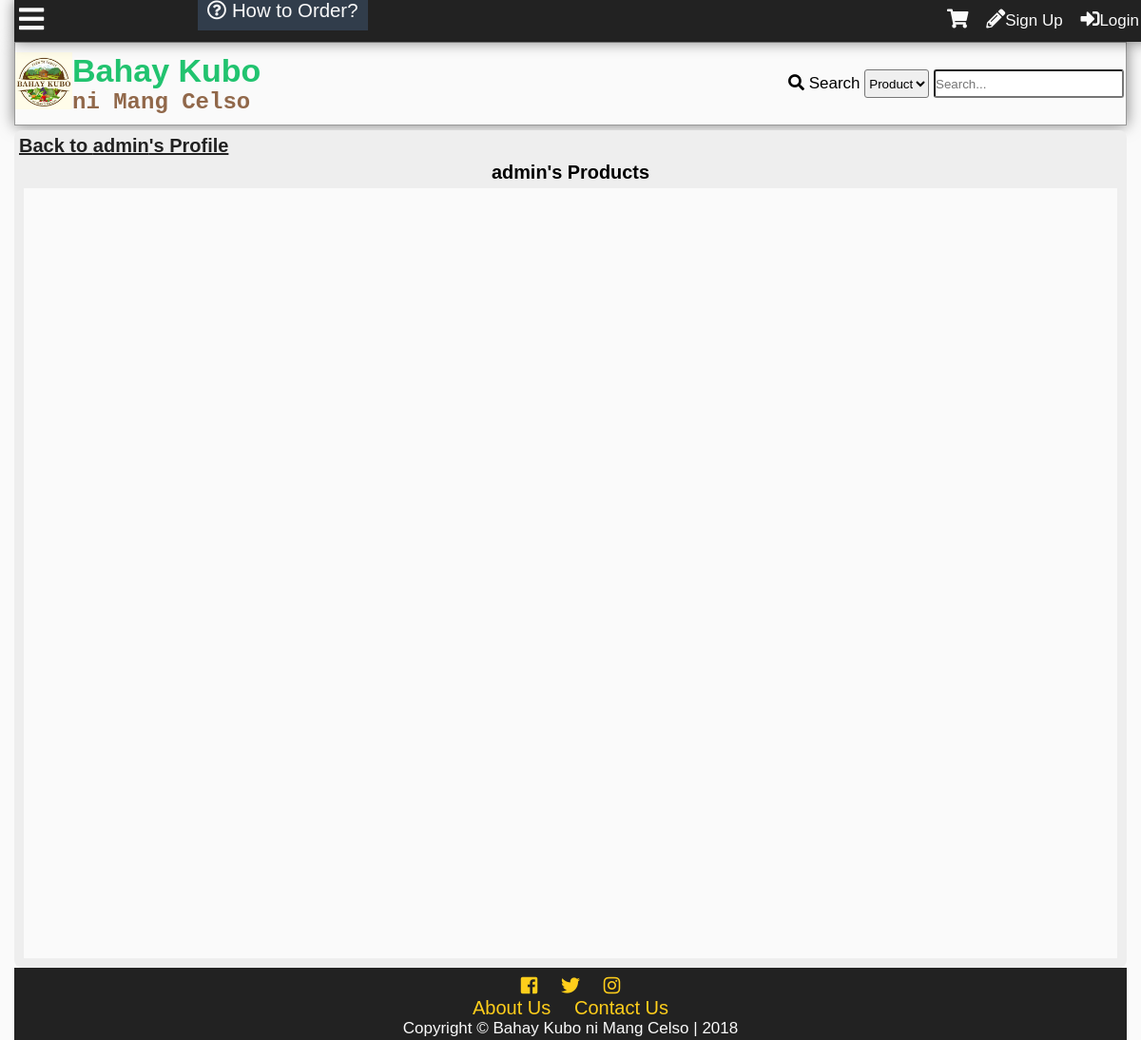
/myproducts.php?id=1, run on an earlier commit of the app's database.
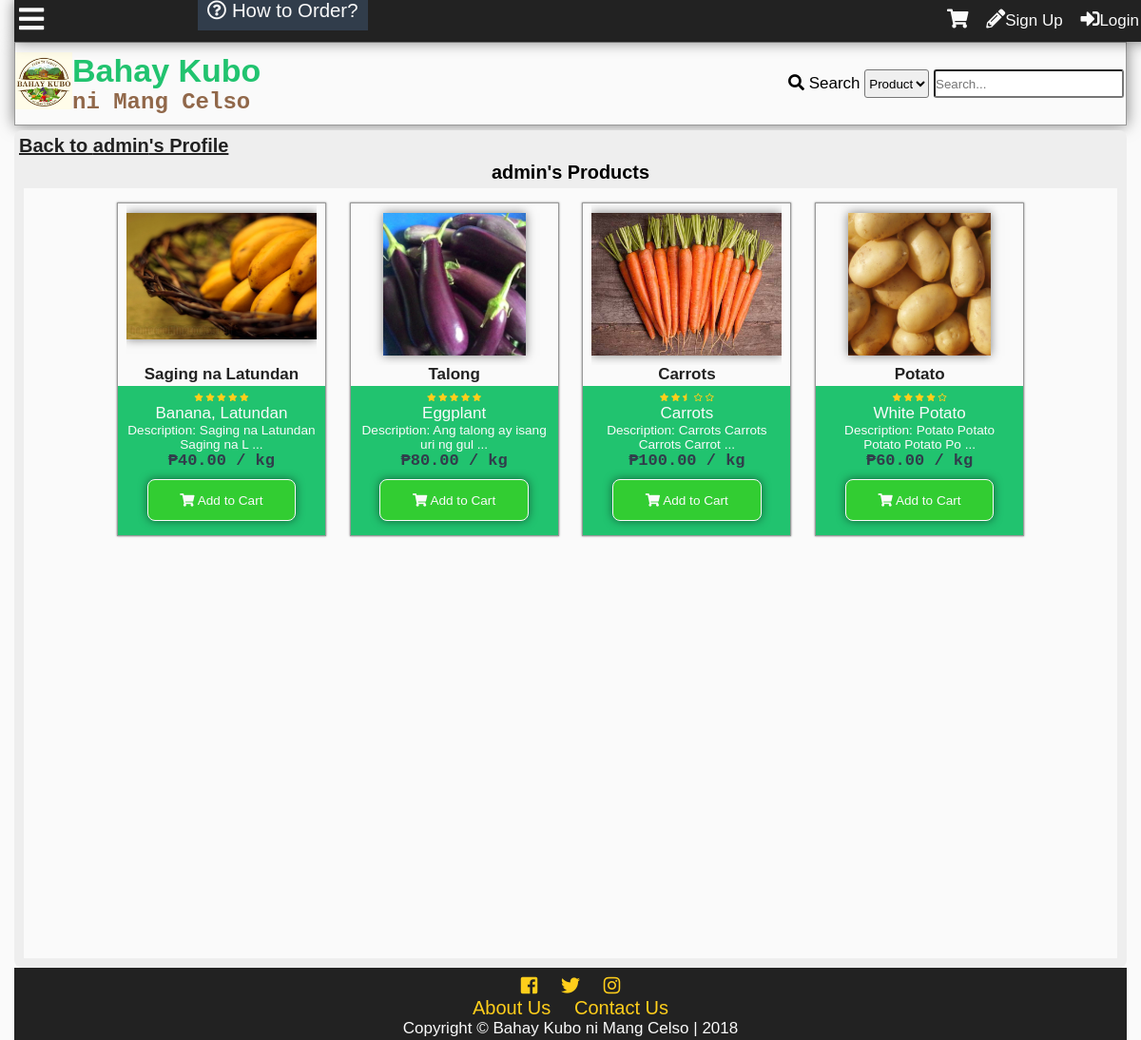
And on a later commit of the database.
### tables this page shows
CREATE TABLE `tbluser` (
  `userid` int(11) NOT NULL,
  `username` varchar(100) NOT NULL,
  `password` varchar(100) NOT NULL,
  `firstname` varchar(100) NOT NULL,
  `middlename` varchar(100) NOT NULL,
  `lastname` varchar(100) NOT NULL,
  `birthday` varchar(20) NOT NULL,
  `datecreated` timestamp NOT NULL DEFAULT '0000-00-00 00:00:00',
  `email` varchar(100) NOT NULL,
  `website` varchar(255) NOT NULL,
  `location` varchar(255) NOT NULL,
  `usertypeid` int(11) NOT NULL,
  `access` int(11) NOT NULL,
  `imgpath` varchar(200) NOT NULL,
  `bio` text NOT NULL,
  `is_show_email` tinyint(1) NOT NULL,
  `gender` int(11) NOT NULL,
  `lastupdate` timestamp NOT NULL DEFAULT '0000-00-00 00:00:00',
  `lastonline` timestamp NOT NULL DEFAULT '0000-00-00 00:00:00',
  `profileviews` int(11) NOT NULL
);

CREATE TABLE `tblproduct` (
  `productid` int(11) NOT NULL,
  `categoryid` int(11) NOT NULL,
  `productname` varchar(100) NOT NULL,
  `description` mediumtext NOT NULL,
  `farmid` int(11) NOT NULL,
  `userid` int(11) NOT NULL,
  `dateposted` datetime DEFAULT NULL,
  `price` decimal(10,2) NOT NULL,
  `img` varchar(200) NOT NULL,
  `view` int(11) NOT NULL,
  `rating` decimal(10,2) NOT NULL,
  `is_approved` tinyint(1) NOT NULL,
  `is_available` int(11) NOT NULL
);

CREATE TABLE `tblcategory` (
  `categoryid` int(11) NOT NULL,
  `category` varchar(100) NOT NULL,
  `status` int(11) NOT NULL,
  `low` decimal(10,2) NOT NULL,
  `high` decimal(10,2) NOT NULL,
  `prevailing` decimal(10,2) NOT NULL
);

### myproducts.php (the view, shortened to what this page needs)
<?php
	include'functions.php';
	require_once'connection.php';
	if(!isset($_GET['id'])){
		die('This page doesn\'t exist.');
	}else{
		$getid=$_GET['id'];
		$sql = "SELECT username FROM tbluser WHERE userid='$getid' AND usertypeid IN(3,4)";
		$result = $conn->query($sql);
		$fetch = $result->fetch_object();
		if(!$fetch){
			die('This page doesn\'t exist.');
		}else{
			$username = $fetch->username;
		}
	}
	if(isset($_SESSION['id'])){
		$tuserid = $_SESSION['id'];
	}else{
		$tuserid = 'none';
	}
?>
<!DOCTYPE html>
<html lang="en">
<head>
  	<link rel="stylesheet" href="css/style.css">
  	<link rel="stylesheet" href="css/fontawesome-all.css">
</head>
<body onscroll="scrollOpacity()">
	<div class="main-container">
	<?php
		addheader();
	?>
	<div class="other-content">
		<h1><a class="btp" href="profile.php?id=<?php echo $_GET['id'] ?>">Back to <?php echo $username ?>'s Profile</a></h1>
		<h3><?php echo $username;?>'s Products</h3>
		<div class="my-products">
<?php
$sql = "SELECT productid,category, productname, description, farmname, t1.userid,username, dateposted, price, img, rating, is_approved FROM tblproduct as t1
LEFT JOIN tblcategory as t2
	ON t1.categoryid = t2.categoryid
LEFT JOIN tbluser as t3
	ON t1.userid = t3.userid
LEFT JOIN tblfarm as t4
	ON t1.farmid = t4.farmid
WHERE t1.userid = '$getid'
ORDER BY dateposted DESC";
$result = $conn->query($sql);
while($row = $result->fetch_object()){
	$id = $row->productid;
	$category = $row->category;
	$product = $row->productname;
	$desc = $row->description;
	$userid = $row->userid;
	$price = $row->price;
	$img = $row->img;
	$rating = $row->rating;
	$approved = $row->is_approved;
	if($approved == 0 AND $userid!=$tuserid){
	}else{
	echo'
	<div class="product">
	<a href="product.php?id='.$id.'">
	<div class="product-img-wrap">
		<img src="'.$img.'" alt="Product Image">
	</div>
	<p class="product-title">'.$product.'</p>
	</a>
	<div class="product-content">
	<a href="product.php?id='.$id.'">
	<p>';
	starsystem($rating);
	echo'
	</p>
	<p class="product-category">'.$category.'</p>
	<p class="product-desc">Description: '.substr($desc,0,30).' ...</p>
	</a>
	<p class="product-price">₱'.number_format($price,2).' / kg</p>
	<div class="add-to-cart" value="'.$id.'" onclick="addThistoCart(this)"><i class="fas fa-shopping-cart"></i> Add to Cart</div>
	</div>
	</div>';
	}
}
?>
		</div>
	</div>
		<?php
			addfooter();
		?>
	</div>
</body>
</html>

### functions.php (shortened to what this page needs)
<?php
function addheader(){
	echo'<header id="main-header">
			<div class="grid-header">
				<div class="box1">
					<a href="index.php">
						<div class="logo">
							<img src="img/logo.jpg">
						</div>
						<div id="header-text">
						<h1 id="first-text">Bahay Kubo</h1><br>
							<h2 id="second-text"> ni Mang Celso</h2>
						</div>
					</a>
				</div>
				<div class="box2">';
						search_function();
				echo'</div>
				<div class="modal2">
				</div>
				<div id="search-dropdown">
				</div>
			</div>
		</header>
		<div class="subheader">
			<div class="subgrid">
				<div class="svg">
					<p class="open-slide" onclick="openSlideMenu()">
						<i class="fas fa-bars"></i>
					</p>
				</div>
				<div class="nav">
					<a id="How-to" href="about.php#how-to-order"><i class="far fa-question-circle"></i> How to Order?</a>
				</div>
				<div class="profile-grid">';
						session_button();
				echo'</div>
			</div>
		</div>
	';
}
function addfooter(){
	echo'<footer id="main-footer">
			<div class="container">
				<a target="_blank" title="Like us on Facebook" href="https://www.facebook.com/BahayKuboniMangCelso/?ref=page_internal"><i class="fab fa-facebook-square"></i></a>
				<a target="_blank" title="Follow us on Twitter" href="https://twitter.com/"><i class="fab fa-twitter"></i></a>
				<a target="_blank" title="Follow us on Instagram" href="https://www.instagram.com/?hl=ens"><i class="fab fa-instagram"></i></a>
				<p><a href="about.php">About Us</a>
				<a href="contact.php">Contact Us</a>
				</p>
				<p>Copyright &copy; <span id="company">Bahay Kubo ni Mang Celso</span> | 2018</p>
			</div>
		</footer>';
}
function session_button(){
	$conn = mysqli_connect ("localhost", "root", "", "itsproject");
	echo '<div id="top-total" onmouseover="showCartPanel()">';
	echo'</div>
	<div id="cart-panel" onmouseleave="hideCartPanel()">
		<h1 onclick="hideCartPanel()" class="close-heading">Shopping Cart <i style="float:right; padding-right:10px" class="fas fa-times"></i></h1>
		<div id="shopping-cart-content"></div>
	</div>
	<i class="fas fa-shopping-cart button" onmouseover="showCartPanel()"></i>';
	if(isset($_SESSION['id'])){
	$id=$_SESSION['id'];
		$sql="SELECT imgpath FROM tbluser WHERE userid=".$id."";
		$result=$conn->query($sql);
		$row=$result->fetch_object();
		$tn_image=$row->imgpath;
		if($tn_image==''){
			$tn_image='img/default.png';
		}
$sql="SELECT pmid FROM tblpm WHERE receiverid='$id' AND checked=0 GROUP BY senderid";
$result=$conn->query($sql);
$count=$result->num_rows;
		echo'<a class="button" title="Check your messages" href="inbox.php?id='.$_SESSION["id"].'"><i class="far fa-envelope"></i><span id="pmnum">'.$count.'</span></a>';
$sql="SELECT notifid FROM tblnotif
	WHERE receiverid='$id' and checked=0
	";
$result=$conn->query($sql);
$count=$result->num_rows;
		echo'<a class="button" id="notifbtn" title="Check your notifications" onclick="toggleNotif()""><i class="far fa-bell"></i><span id="notifnum">'.$count.'</span></a>
		<a class="button" href=profile.php?id='.$_SESSION['id'].'>
		'.$_SESSION["name"].'\'s Profile<div class="top-tn"><img src="'.$tn_image.'""></div></a>';
		echo'<div id="notifdrop">
		Notifications
		<ul>';
$sql="SELECT notifid,tblnotif.userid,username,imgpath,receiverid,notifdate,notiftype,checked,details,details2 FROM tblnotif
	LEFT JOIN tbluser
		ON tblnotif.userid=tbluser.userid
	WHERE receiverid='$id'
	ORDER BY notifid DESC
	LIMIT 10";
$result=$conn->query($sql);
$count=$result->num_rows;
if($count==0){
	echo'<li>No notifications yet...</li>';
}else{
while($rows=$result->fetch_object())
{
$nid=$rows->notifid;
$uid=$rows->userid;
$uname=$rows->username;
$rid=$rows->receiverid;
$date=time_elapsed_string($rows->notifdate);
$type=$rows->notiftype;
$imgpath=$rows->imgpath;
$uname=$rows->username;
$details=$rows->details;
$details2=$rows->details2;
if(!$imgpath){
	$imgpath='img/default.png';
}
if($type==1){
	echo'<li><div class="comment-tn">
				<img src="'.$imgpath.'">
			</div> <a class="n1" href="profile.php?id='.$uid.'">'.$uname.'</a> <a class="n2" href="profile.php?id='.$_SESSION['id'].'#comment'.$details.'"> has commented on your profile '.$date.'</a></li>';
} else if($type==2){
	if ($details2==1){
	echo'<li><div class="comment-tn">
				<img src="'.$imgpath.'">
			</div>
			 <a class="n1" href="profile.php?id='.$uid.'">'.$uname.'</a> has sent a friend request '.$date.'<br>
		<div id="fr-'.$nid.'"><a class="fr-yes" onclick="friendyes(this)" value="'.$nid.'">Yes</a> <a class="fr-no" onclick="friendno(this)" value="'.$nid.'">No</a>
		</div>
		</li>';
	} else if($details2==2){
		echo'<li><div class="comment-tn">
				<img src="'.$imgpath.'">
			</div>
			 <a class="n1" href="profile.php?id='.$uid.'">'.$uname.'</a> has sent a friend request '.$date.'<br>
		<div id="fr-'.$nid.'">
			Request Accepted
		</div>
		</li>';
	} else if($details2==3){
		echo'<li><div class="comment-tn">
				<img src="'.$imgpath.'">
			</div>
			 <a class="n1" href="profile.php?id='.$uid.'">'.$uname.'</a> has sent a friend request '.$date.'<br>
		<div id="fr-'.$nid.'">
			Request Denied
		</div>
		</li>';
	}
}else if ($type==3){
	echo'<li><i class="fas fa-ban banned"></i> Sorry, your profile picture has been removed.<br>
	Please read the rules and guidelines.</li>';
}
}
}
		echo'<center><a id="seeallnotif" href="notification.php">See all notifications</a></center>
		</ul>
		</div>';
	}else{
		echo'<div id="notifnum"></div><div id="pmnum"></div>
		<a href ="register.php" class="button"><i class="fas fa-pencil-alt"></i></i>Sign Up</a>
		<a id="modalBtn" class="button"><i class="fas fa-sign-in-alt"></i>Login</a>';
	}
}
function search_function(){
	echo'
		<form action="search.php" method="get">
			<i class="fas fa-search"></i>
			<label>Search</label>
			<select name="criteria" id="criteria">
				<option value="1">Product</option>
				<option value="2">User</option>
			</select>
			<input type="text" onkeyup="searchdropdown()" required name="search-text" placeholder="Search..." id="search-text" autocomplete="off">
		</form>
	';
}
function starsystem($percent){
	echo'<div class="star-system" title="'.$percent.'% rating">';
	if($percent>=98){
	echo'
		<i class="fas fa-star"></i>
		<i class="fas fa-star"></i>
		<i class="fas fa-star"></i>
		<i class="fas fa-star"></i>
		<i class="fas fa-star"></i>
	';
	}else if($percent>=75 & $percent<85){
	echo'
		<i class="fas fa-star"></i>
		<i class="fas fa-star"></i>
		<i class="fas fa-star"></i>
		<i class="fas fa-star"></i>
		<i class="far fa-star"></i>
	';
	}else if($percent>=45 & $percent<55){
	echo'
		<i class="fas fa-star"></i>
		<i class="fas fa-star"></i>
		<i class="fas fa-star-half"></i>
		<i class="far fa-star"></i>
		<i class="far fa-star"></i>
	';
	}else if($percent>=35 & $percent<45){
	echo'
		<i class="fas fa-star"></i>
		<i class="fas fa-star"></i>
		<i class="far fa-star"></i>
		<i class="far fa-star"></i>
		<i class="far fa-star"></i>
	';
	}else if($percent>=25 & $percent<35){
	echo'
		<i class="fas fa-star"></i>
		<i class="fas fa-star-half"></i>
		<i class="far fa-star"></i>
		<i class="far fa-star"></i>
		<i class="far fa-star"></i>
	';
	}else if($percent>=15 & $percent<25){
	echo'
		<i class="fas fa-star"></i>
		<i class="far fa-star"></i>
		<i class="far fa-star"></i>
		<i class="far fa-star"></i>
		<i class="far fa-star"></i>
	';
	}else if($percent>=4 & $percent<15){
	echo'
		<i class="fas fa-star-half"></i>
		<i class="far fa-star"></i>
		<i class="far fa-star"></i>
		<i class="far fa-star"></i>
		<i class="far fa-star"></i>
	';
	}else if($percent<4){
	echo'
		<i class="far fa-star"></i>
		<i class="far fa-star"></i>
		<i class="far fa-star"></i>
		<i class="far fa-star"></i>
		<i class="far fa-star"></i>
	';
	}
	echo'</div>';
}

What changed in the data, as far as the page shows it:
added tblproduct: img (picture), productname "Saging na Latundan", rating 100 (drawn), categoryid.category "Banana, Latundan", description "Saging na Latundan Saging na L", price "40.00", $id 20 (drawn)
added tblproduct: img (picture), productname "Talong", rating 100 (drawn), categoryid.category "Eggplant", description "Ang talong ay isang uri ng gul", price "80.00", $id 19 (drawn)
added tblproduct: img (picture), productname "Carrots", rating 50 (drawn), categoryid.category "Carrots", description "Carrots Carrots Carrots Carrot", price "100.00", $id 18 (drawn)
now on this page (row edited): tblproduct: img (picture), productname "Potato", rating 75 (drawn), categoryid.category "White Potato", description "Potato Potato Potato Potato Po", price "60.00", $id 15 (drawn)
